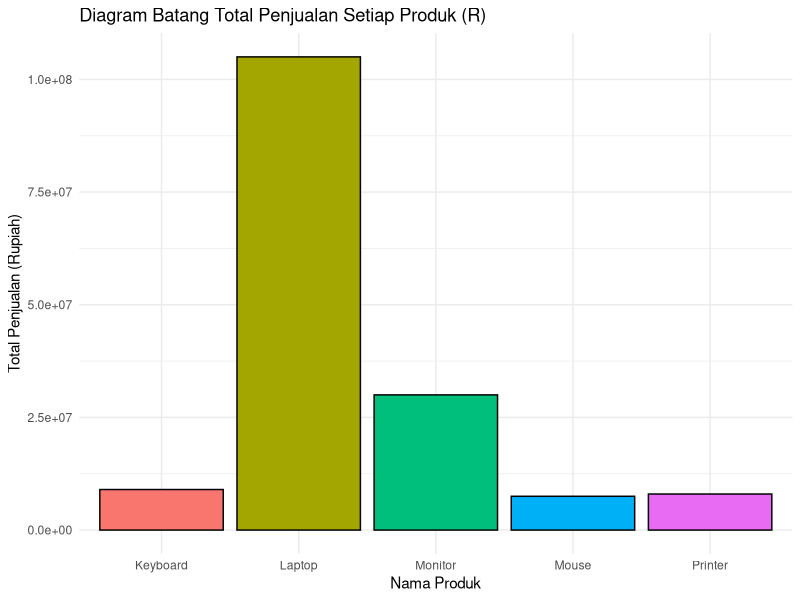

Reproduce this figure in R.
ID_Produk <- c('P001', 'P002', 'P003', 'P004', 'P002', 'P005', 'P001')
Nama_Produk <- c('Laptop', 'Mouse', 'Keyboard', 'Monitor', 'Mouse', 'Printer', 'Laptop')
Jumlah_Terjual <- c(15, 50, 30, 20, 50, 10, 15)
Harga_Satuan <- c(7000000, 150000, 300000, 1500000, 150000, 800000, 7000000)

df_sebelum <- data.frame(ID_Produk, Nama_Produk, Jumlah_Terjual, Harga_Satuan)

print("=== DATASET SEBELUM CLEANING (DENGAN DUPLIKAT) ===")
print(df_sebelum)
cat("\n--------------------------------------------------\n\n")

write.csv(df_sebelum, "dataset_sebelum_cleaning_r.csv", row.names = FALSE)

jumlah_duplikat <- sum(duplicated(df_sebelum))
cat(paste("Jumlah baris duplikat ditemukan:", jumlah_duplikat, "baris\n\n"))

df_sesudah <- df_sebelum[!duplicated(df_sebelum), ]

print("=== DATASET SESUDAH CLEANING (BERSIH) ===")
print(df_sesudah)
cat("\n--------------------------------------------------\n\n")

write.csv(df_sesudah, "dataset_sesudah_cleaning_r.csv", row.names = FALSE)

df_sesudah$Total_Penjualan <- df_sesudah$Jumlah_Terjual * df_sesudah$Harga_Satuan

print("=== HASIL TRANSFORMASI DATA (DENGAN TOTAL PENJUALAN) ===")
print(df_sesudah[, c('Nama_Produk', 'Jumlah_Terjual', 'Harga_Satuan', 'Total_Penjualan')])
cat("\n--------------------------------------------------\n\n")

# Pastikan package ggplot2 sudah terinstall (jika belum, jalankan: install.packages("ggplot2"))
library(ggplot2)

ggplot(df_sesudah, aes(x = Nama_Produk, y = Total_Penjualan, fill = Nama_Produk)) +
  geom_bar(stat = "identity", color = "black", show.legend = FALSE) +
  labs(
    title = "Diagram Batang Total Penjualan Setiap Produk (R)",
    x = "Nama Produk",
    y = "Total Penjualan (Rupiah)"
  ) +
  theme_minimal()

produk_terbesar <- df_sesudah[which.max(df_sesudah$Total_Penjualan), ]

print("=== KESIMPULAN ANALISIS ===")
cat(paste("Produk dengan total penjualan terbesar adalah:", produk_terbesar$Nama_Produk, "\n"))
cat(paste("Jumlah Terjual :", produk_terbesar$Jumlah_Terjual, "unit\n"))
cat(paste("Harga Satuan   : Rp", format(produk_terbesar$Harga_Satuan, big.mark = ","), "\n"))
cat(paste("Total Penjualan: Rp", format(produk_terbesar$Total_Penjualan, big.mark = ","), "\n"))
